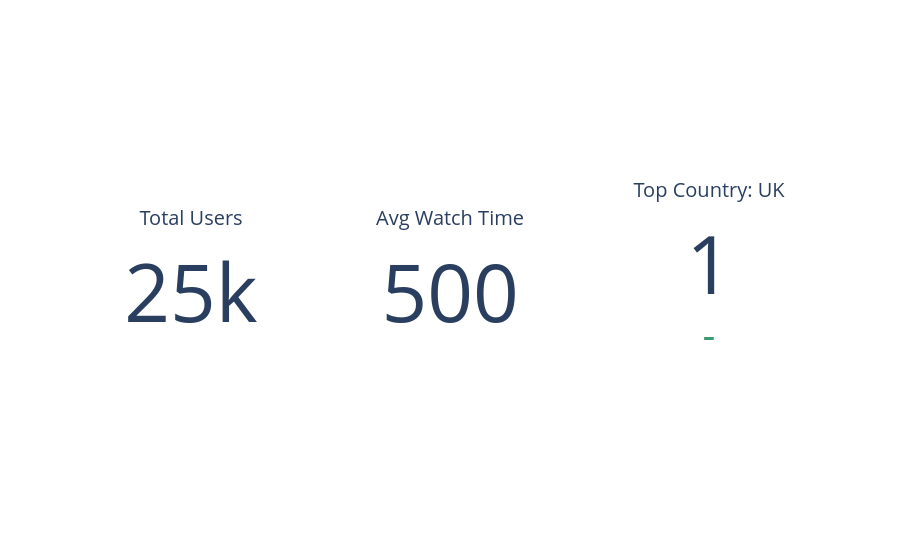
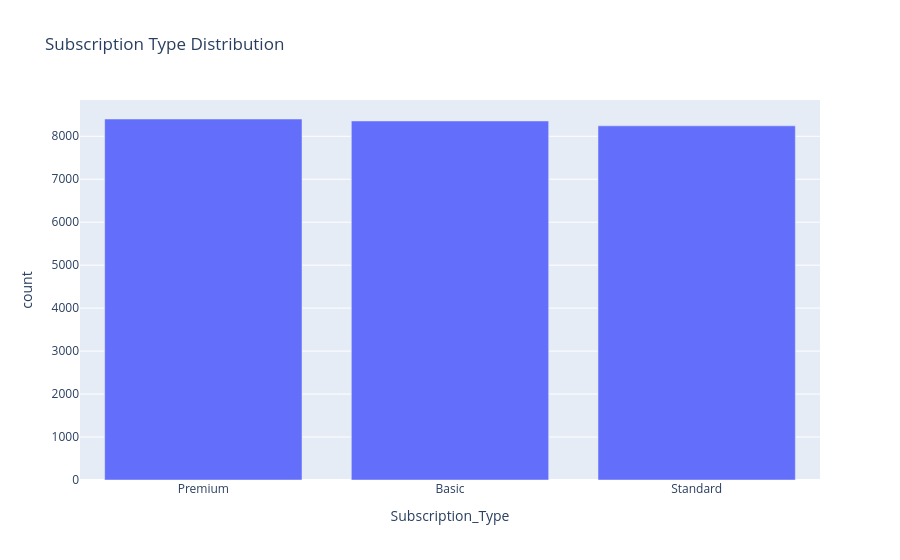
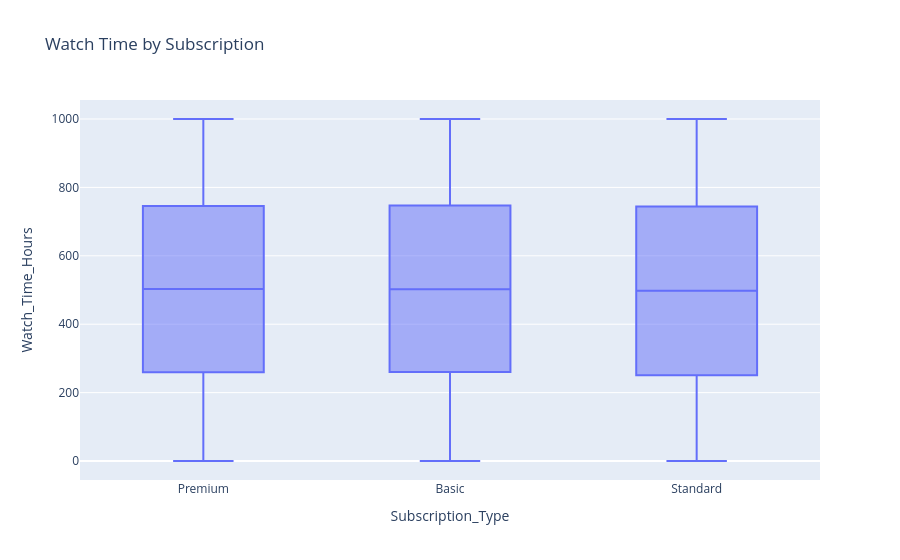
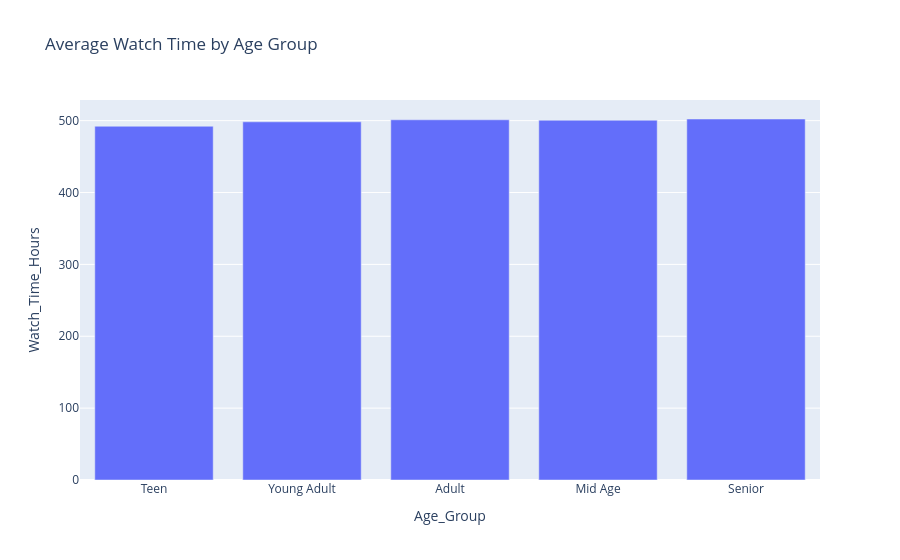

The code cell stored with these charts, in order, in its notebook:
### Code cell
import pandas as pd
import plotly.express as px
import plotly.graph_objects as go

# ===============================
# LOAD DATA
# ===============================
df = pd.read_csv("netflix_users.csv")
df.dropna(inplace=True)

# ===============================
# FEATURE ENGINEERING
# ===============================
df['Last_Login'] = pd.to_datetime(df['Last_Login'])

bins = [0, 18, 25, 35, 50, 100]
labels = ['Teen', 'Young Adult', 'Adult', 'Mid Age', 'Senior']
df['Age_Group'] = pd.cut(df['Age'], bins=bins, labels=labels)

# ===============================
# KPI METRICS
# ===============================
total_users = len(df)
avg_watch = df['Watch_Time_Hours'].mean()
top_country = df['Country'].mode()[0]

# ===============================
# KPI CARDS
# ===============================
fig_kpi = go.Figure()

fig_kpi.add_trace(go.Indicator(
    mode="number",
    value=total_users,
    title={"text": "Total Users"},
    domain={'x': [0, 0.3], 'y': [0, 1]}
))

fig_kpi.add_trace(go.Indicator(
    mode="number",
    value=avg_watch,
    title={"text": "Avg Watch Time"},
    domain={'x': [0.35, 0.65], 'y': [0, 1]}
))

fig_kpi.add_trace(go.Indicator(
    mode="number+delta",
    value=1,
    title={"text": f"Top Country: {top_country}"},
    domain={'x': [0.7, 1], 'y': [0, 1]}
))

fig_kpi.show()

# ===============================
# SUBSCRIPTION DISTRIBUTION
# ===============================
fig1 = px.bar(
    df['Subscription_Type'].value_counts().reset_index(),
    x='Subscription_Type',
    y='count',
    title="Subscription Type Distribution"
)
fig1.show()

# ===============================
# WATCH TIME BY SUBSCRIPTION
# ===============================
fig2 = px.box(
    df,
    x='Subscription_Type',
    y='Watch_Time_Hours',
    title="Watch Time by Subscription"
)
fig2.show()

# ===============================
# AGE GROUP ANALYSIS
# ===============================
fig3 = px.bar(
    df.groupby('Age_Group')['Watch_Time_Hours'].mean().reset_index(),
    x='Age_Group',
    y='Watch_Time_Hours',
    title="Average Watch Time by Age Group"
)
fig3.show()

# ===============================
# COUNTRY ANALYSIS
# ===============================
top_countries = df['Country'].value_counts().head(10)

fig4 = px.bar(
    top_countries,
    title="Top 10 Countries by Users"
)
fig4.show()

# ===============================
# GENRE ANALYSIS
# ===============================
fig5 = px.bar(
    df['Favorite_Genre'].value_counts().reset_index(),
    x='Favorite_Genre',
    y='count',
    title="Favorite Genre Distribution"
)
fig5.show()

### Figure 1 — Plotly figure (JSON) as saved in the notebook; plotly's stock layout.template omitted (floating-point values rounded to 4 significant figures)
{"data": [{"domain": {"x": [0, 0.3], "y": [0, 1]}, "mode": "number", "title": {"text": "Total Users"}, "type": "indicator", "value": 25000}, {"domain": {"x": [0.35, 0.65], "y": [0, 1]}, "mode": "number", "title": {"text": "Avg Watch Time"}, "type": "indicator", "value": 500.5}, {"domain": {"x": [0.7, 1], "y": [0, 1]}, "mode": "number+delta", "title": {"text": "Top Country: UK"}, "type": "indicator", "value": 1}], "layout": {}}

### Figure 2 — Plotly figure (JSON) as saved in the notebook; plotly's stock layout.template omitted (floating-point values rounded to 4 significant figures)
{"data": [{"hovertemplate": "Subscription_Type=%{x}<br>count=%{y}<extra></extra>", "legendgroup": "", "marker": {"color": "#636efa", "pattern": {"shape": ""}}, "name": "", "orientation": "v", "showlegend": false, "textposition": "auto", "type": "bar", "x": ["Premium", "Basic", "Standard"], "xaxis": "x", "y": [8402, 8356, 8242], "yaxis": "y"}], "layout": {"barmode": "relative", "legend": {"tracegroupgap": 0}, "title": {"text": "Subscription Type Distribution"}, "xaxis": {"anchor": "y", "domain": [0, 1], "title": {"text": "Subscription_Type"}}, "yaxis": {"anchor": "x", "domain": [0, 1], "title": {"text": "count"}}}}

### Figure 3 — Plotly figure (JSON) as saved in the notebook; plotly's stock layout.template omitted (floating-point values rounded to 4 significant figures; data arrays with more than 128 entries replaced by an {"elided": "..."} marker saying what was removed)
{"data": [{"alignmentgroup": "True", "hovertemplate": "Subscription_Type=%{x}<br>Watch_Time_Hours=%{y}<extra></extra>", "legendgroup": "", "marker": {"color": "#636efa"}, "name": "", "notched": false, "offsetgroup": "", "orientation": "v", "showlegend": false, "type": "box", "x": {"elided": "25000 str values"}, "x0": " ", "xaxis": "x", "y": {"elided": "25000 float values"}, "y0": " ", "yaxis": "y"}], "layout": {"boxmode": "group", "legend": {"tracegroupgap": 0}, "title": {"text": "Watch Time by Subscription"}, "xaxis": {"anchor": "y", "domain": [0, 1], "title": {"text": "Subscription_Type"}}, "yaxis": {"anchor": "x", "domain": [0, 1], "title": {"text": "Watch_Time_Hours"}}}}

### Figure 4 — Plotly figure (JSON) as saved in the notebook; plotly's stock layout.template omitted (floating-point values rounded to 4 significant figures)
{"data": [{"hovertemplate": "Age_Group=%{x}<br>Watch_Time_Hours=%{y}<extra></extra>", "legendgroup": "", "marker": {"color": "#636efa", "pattern": {"shape": ""}}, "name": "", "orientation": "v", "showlegend": false, "textposition": "auto", "type": "bar", "x": ["Teen", "Young Adult", "Adult", "Mid Age", "Senior"], "xaxis": "x", "y": [492.2, 498.4, 501.2, 500.6, 502.3], "yaxis": "y"}], "layout": {"barmode": "relative", "legend": {"tracegroupgap": 0}, "title": {"text": "Average Watch Time by Age Group"}, "xaxis": {"anchor": "y", "domain": [0, 1], "title": {"text": "Age_Group"}}, "yaxis": {"anchor": "x", "domain": [0, 1], "title": {"text": "Watch_Time_Hours"}}}}
